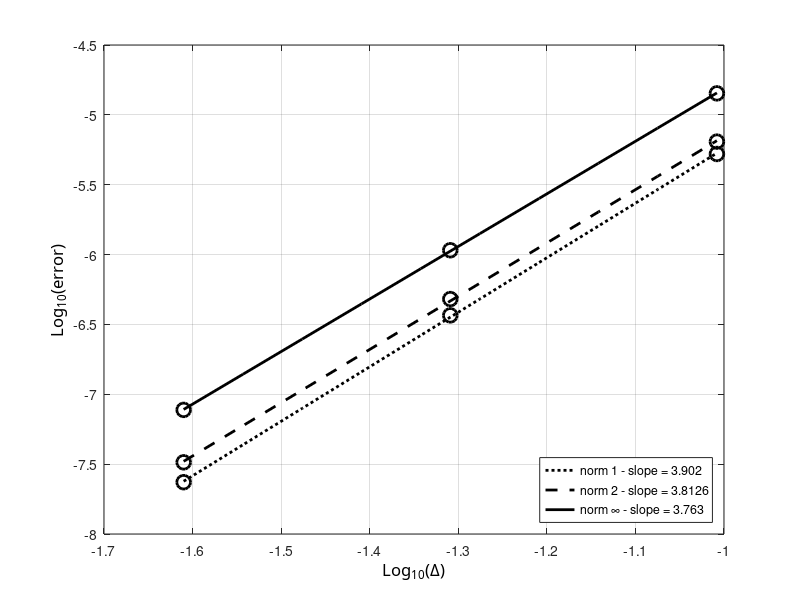

Source code (MATLAB):
clc; clear all; close all;

radius=1;
N=[16 32 64];
dx=2*pi*radius./(4*N);
e1=[5.2481e-6 3.6719e-7 2.3485e-8];
e2=[6.4333e-6 4.8035e-7 3.2587e-8];
e3=[1.4250e-5 1.0737e-6 7.7311e-8];

ldx=log10(dx);
le1=log10(e1);
le2=log10(e2);
le3=log10(e3);

%% plot 1
figure(11); 
%% curve 1
hl1=plot(ldx,le1,'ok');
set(hl1,'LineWidth',2.0);
set(hl1,'MarkerSize',10);
set(hl1,'MarkerEdgeColor','k');

hold on;
[a1,b1]=polyfit(ldx,le1,1);
tt=linspace(min(ldx),max(ldx),10);
lsq1=a1(2)+a1(1)*tt;
% %% courbes...
%hlf1=plot(tt,lsq1,'-r');
hlf1=plot(tt,lsq1,':k');
set(hlf1,'LineWidth',2.0);


%% curve 2
hl1=plot(ldx,le2,'ok');
set(hl1,'LineWidth',2.0);
set(hl1,'MarkerSize',10);
set(hl1,'MarkerEdgeColor','k');

hold on;
[a2,b1]=polyfit(ldx,le2,1);
tt=linspace(min(ldx),max(ldx),10);
lsq1=a2(2)+a2(1)*tt;
% %% courbes...
%hlf2=plot(tt,lsq1,'-b');
hlf2=plot(tt,lsq1,'--k');
set(hlf2,'LineWidth',2.0);

%% curve 3
hl1=plot(ldx,le3,'ok');
set(hl1,'LineWidth',2.0);
set(hl1,'MarkerSize',10);
set(hl1,'MarkerEdgeColor','k');

hold on;
[a3,b1]=polyfit(ldx,le3,1);
tt=linspace(min(ldx),max(ldx),10);
lsq1=a3(2)+a3(1)*tt;
% %% courbes...
%hlf3=plot(tt,lsq1,'-g');
hlf3=plot(tt,lsq1,'-k');
set(hlf3,'LineWidth',2.0);

ha=gca;
xa=get(gca,'Xlabel');
set(ha,'Xgrid','on');
set(xa,'String','Log_{10}(\Delta)');
set (xa,'FontName','Calibri');
set(xa,'FontSize',12);

% ylabel
ha=gca;
ya=get(gca,'Ylabel');
set(ha,'Ygrid','on');
set(ya,'String','Log_{10}(error)');
set (ya,'FontName','Calibri');
set(ya,'FontSize',12);

%% legend
legend([hlf1,hlf2,hlf3],{['norm 1 - slope = ' num2str(a1(1))],['norm 2 - slope = ' num2str(a2(1))],['norm \infty - slope = ' num2str(a3(1))]},'Location','SouthEast')
